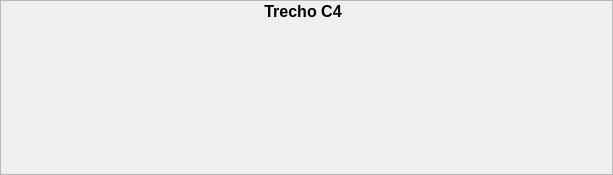
              <widget class="QFrame" name="frame_5">
               <property name="minimumSize">
                <size>
                 <width>610</width>
                 <height>170</height>
                </size>
               </property>
               <property name="frameShape">
                <enum>QFrame::StyledPanel</enum>
               </property>
               <property name="frameShadow">
                <enum>QFrame::Raised</enum>
               </property>
               <widget class="PyDMDrawingRectangle" name="SR_MBTemp22">
                <property name="geometry">
                 <rect>
                  <x>430</x>
                  <y>134</y>
                  <width>40</width>
                  <height>18</height>
                 </rect>
                </property>
                <property name="toolTip">
                 <string/>
                </property>
                <property name="brush" stdset="0">
                 <brush brushstyle="SolidPattern">
                  <color alpha="255">
                   <red>0</red>
                   <green>0</green>
                   <blue>255</blue>
                  </color>
                 </brush>
                </property>
               </widget>
               <widget class="PyDMDrawingRectangle" name="SRC4_ChMD">
                <property name="geometry">
                 <rect>
                  <x>422</x>
                  <y>26</y>
                  <width>20</width>
                  <height>15</height>
                 </rect>
                </property>
                <property name="toolTip">
                 <string/>
                </property>
                <property name="brush" stdset="0">
                 <brush brushstyle="SolidPattern">
                  <color alpha="255">
                   <red>0</red>
                   <green>255</green>
                   <blue>0</blue>
                  </color>
                 </brush>
                </property>
               </widget>
               <widget class="QLabel" name="SR_Pic5">
                <property name="geometry">
                 <rect>
                  <x>2</x>
                  <y>27</y>
                  <width>602</width>
                  <height>139</height>
                 </rect>
                </property>
                <property name="text">
                 <string/>
                </property>
                <property name="pixmap">
                 <pixmap>../../../.designer/images/SR/SR_pic5.png</pixmap>
                </property>
                <property name="scaledContents">
                 <bool>true</bool>
                </property>
               </widget>
               <widget class="QLabel" name="label_39">
                <property name="geometry">
                 <rect>
                  <x>2</x>
                  <y>0</y>
                  <width>602</width>
                  <height>23</height>
                 </rect>
                </property>
                <property name="text">
                 <string>&lt;html&gt;&lt;head/&gt;&lt;body&gt;&lt;p align=&quot;center&quot;&gt;&lt;span style=&quot; font-size:12pt; font-weight:600;&quot;&gt;Trecho C4&lt;/span&gt;&lt;/p&gt;&lt;/body&gt;&lt;/html&gt;</string>
                </property>
               </widget>
               <widget class="PyDMDrawingRectangle" name="SRB2B_ChED">
                <property name="geometry">
                 <rect>
                  <x>224</x>
                  <y>26</y>
                  <width>20</width>
                  <height>15</height>
                 </rect>
                </property>
                <property name="toolTip">
                 <string/>
                </property>
                <property name="brush" stdset="0">
                 <brush brushstyle="SolidPattern">
                  <color alpha="255">
                   <red>0</red>
                   <green>255</green>
                   <blue>0</blue>
                  </color>
                 </brush>
                </property>
               </widget>
               <widget class="PyDMDrawingRectangle" name="SRBCFE_ChED2">
                <property name="geometry">
                 <rect>
                  <x>154</x>
                  <y>50</y>
                  <width>20</width>
                  <height>15</height>
                 </rect>
                </property>
                <property name="toolTip">
                 <string/>
                </property>
                <property name="brush" stdset="0">
                 <brush brushstyle="SolidPattern">
                  <color alpha="255">
                   <red>0</red>
                   <green>255</green>
                   <blue>0</blue>
                  </color>
                 </brush>
                </property>
               </widget>
               <zorder>SR_Pic5</zorder>
               <zorder>label_39</zorder>
               <zorder>SR_MBTemp22</zorder>
               <zorder>SRB2B_ChED</zorder>
               <zorder>SRC4_ChMD</zorder>
               <zorder>SRBCFE_ChED2</zorder>
              </widget>
